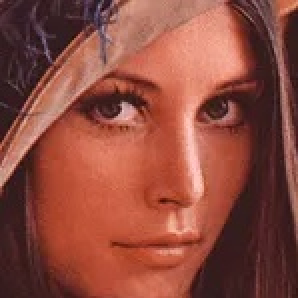
#> input picture 图像处理基础/图像滤波/lenaface.jpg, 149 x 149 px (shown 2 times larger)
$ jupyter execute practice.ipynb
#> lines starting #> are read from the running program, lines starting #| are printed output that depends on the picture; long printed decimals are rounded
### utils.py
"""
utils.py — 教程通用基础设施

设计原则：本文件只提供"基础设施"，**不包含任何算法实现**。
所有算法都必须保留在各章 Notebook 中手写实现，utils 仅负责：

1. 中文路径兼容的图像读写（Windows 下 cv2.imread 遇到中文路径会返回 None）
2. 中文字体配置（matplotlib 默认字体无法显示中文）
3. 随机种子固定（保证含 RANSAC / 噪声的章节结果可复现）
4. 图像与直方图的可视化辅助（仅做显示，不参与任何计算）
5. 手写实现 vs 参考实现的数值对比报告

被各章 Notebook 通过 `from utils import ...` 使用。
"""

from __future__ import annotations

import os
import random
from typing import Iterable, Sequence

import cv2
import numpy as np
import matplotlib
import matplotlib.pyplot as plt


# --------------------------------------------------------------------------- #
# 1. 中文路径兼容的图像读写
# --------------------------------------------------------------------------- #

def cv_imread(path: str, flags: int = cv2.IMREAD_COLOR) -> np.ndarray | None:
    """读取图像，兼容中文/Unicode 路径。

    Windows 下 `cv2.imread` 使用 ANSI 编码打开文件，路径含中文时会静默返回 None。
    这里改用 `np.fromfile` + `cv2.imdecode` 绕开该限制。

    参数:
        path: 图像路径（可含中文）
        flags: OpenCV 读取标志，如 cv2.IMREAD_COLOR / cv2.IMREAD_GRAYSCALE

    返回:
        图像数组；读取失败时返回 None
    """
    if not os.path.exists(path):
        return None
    try:
        buffer = np.fromfile(path, dtype=np.uint8)
        if buffer.size == 0:
            return None
        return cv2.imdecode(buffer, flags)
    except Exception:
        return None


def cv_imwrite(path: str, image: np.ndarray) -> bool:
    """保存图像，兼容中文/Unicode 路径。

    参数:
        path: 输出路径（可含中文）
        image: 待保存的图像数组

    返回:
        是否保存成功
    """
    try:
        directory = os.path.dirname(os.path.abspath(path))
        if directory:
            os.makedirs(directory, exist_ok=True)
        ext = os.path.splitext(path)[1] or ".jpg"
        ok, buffer = cv2.imencode(ext, image)
        if not ok:
            return False
        buffer.tofile(path)
        return True
    except Exception:
        return False


# --------------------------------------------------------------------------- #
# 2. 中文字体与随机种子
# --------------------------------------------------------------------------- #

def setup_plot_chinese() -> None:
    """配置 matplotlib 以正常显示中文与负号。

    预置字体：SimHei（黑体）、Microsoft YaHei（微软雅黑）等，
    按可用性依次回退，避免中文显示为方框。
    """
    plt.rcParams["font.sans-serif"] = [
        "SimHei",
        "Microsoft YaHei",
        "Noto Sans CJK SC",
        "WenQuanYi Micro Hei",
        "PingFang SC",
        "DejaVu Sans",
    ]
    plt.rcParams["axes.unicode_minus"] = False


def set_random_seed(seed: int = 42) -> None:
    """固定所有随机源，保证含随机采样的章节（RANSAC 等）结果可复现。"""
    random.seed(seed)
    np.random.seed(seed)
    os.environ["PYTHONHASHSEED"] = str(seed)


# --------------------------------------------------------------------------- #
# 3. 可视化辅助（只负责显示，不参与计算）
# --------------------------------------------------------------------------- #

def _as_list(value) -> list:
    """把标量或序列统一成 list，便于同时兼容单值与多值参数。"""
    if value is None:
        return []
    if isinstance(value, (list, tuple)):
        return list(value)
    return [value]


def _to_displayable(image: np.ndarray) -> np.ndarray:
    """把任意数值范围的图像整理成 matplotlib 可显示的形态。

    - 三通道按 BGR 处理并转成 RGB（OpenCV 约定）
    - 单通道保持灰度
    - 浮点数据若超出 [0,1] 则线性拉伸到 [0,255]
    """
    if image is None:
        return np.zeros((10, 10), dtype=np.uint8)

    if image.dtype == bool:
        image = image.astype(np.uint8) * 255

    if np.issubdtype(image.dtype, np.floating):
        arr = image.astype(np.float64)
        if arr.size and arr.max() <= 1.0 + 1e-6 and arr.min() >= -1e-6:
            arr = arr * 255.0
        elif arr.size and (arr.min() < 0 or arr.max() > 255):
            span = arr.max() - arr.min()
            arr = (arr - arr.min()) / span * 255.0 if span > 1e-12 else np.zeros_like(arr)
        image = np.clip(arr, 0, 255).astype(np.uint8)

    if image.ndim == 3:
        if image.shape[2] == 4:
            image = cv2.cvtColor(image, cv2.COLOR_BGRA2BGR)
        if image.shape[2] == 3:
            image = cv2.cvtColor(image, cv2.COLOR_BGR2RGB)
    return image


def show_images(
    images: Sequence[np.ndarray],
    titles: Sequence[str] | str | None = None,
    cmap: str | None = None,
    suptitle: str | None = None,
    show_info: bool = False,
    figsize: tuple | None = None,
    ncols: int | None = None,
    padding: float = 1.2,
) -> None:
    """并排显示多张图像。

    参数:
        images:   图像列表
        titles:   标题（字符串或与图像等长的列表）
        cmap:     灰度显示时使用的色图，如 "gray"
        suptitle: 总标题
        show_info: 是否在标题下标注 shape / dtype / 均值
        figsize:  画布尺寸
        ncols:    列数（默认全部排成一行）
        padding:  子图间距
    """
    images = list(images)
    if not images:
        return

    n = len(images)
    titles = _as_list(titles)
    col = ncols or n
    row = int(np.ceil(n / col))
    if figsize is None:
        figsize = (4.2 * col, 3.6 * row)

    fig, axes = plt.subplots(row, col, figsize=figsize, squeeze=False)
    for i in range(row * col):
        ax = axes[i // col][i % col]
        if i >= n:
            ax.axis("off")
            continue
        disp = _to_displayable(images[i])
        if disp.ndim == 3:
            ax.imshow(disp)
        else:
            ax.imshow(disp, cmap=cmap or "gray", vmin=0, vmax=255)
        ax.axis("off")
        if i < len(titles):
            ax.set_title(str(titles[i]), fontsize=11)
        if show_info:
            arr = np.asarray(images[i])
            ax.set_xlabel(
                f"shape={arr.shape} dtype={arr.dtype} mean={arr.mean():.2f}",
                fontsize=8,
            )

    if suptitle:
        fig.suptitle(suptitle, fontsize=13)
    # 中文字体缺失的字符（如 ↔）会产生 UserWarning，这里静默处理
    with matplotlib.rc_context({"font.sans-serif": plt.rcParams["font.sans-serif"]}):
        import warnings
        with warnings.catch_warnings():
            warnings.simplefilter("ignore")
            plt.tight_layout(pad=padding, h_pad=1.5, w_pad=1.5)
    plt.show()


# [61 lines left out: function show_histogram, not called in this run]


def plot_gaussian_kernel(sigma: float = 1.0, size: int | None = None, figsize=(10, 4)) -> None:
    """显示高斯核的二维热力图与中心截面曲线。

    参数:
        sigma:  高斯核标准差
        size:   核尺寸（默认按 6σ+1 取奇数）
        figsize: 画布尺寸
    """
    if size is None:
        size = int(2 * np.ceil(3 * sigma) + 1)
    if size % 2 == 0:
        size += 1

    ax_1d = np.arange(size) - size // 2
    gauss_1d = np.exp(-(ax_1d ** 2) / (2 * sigma ** 2))
    gauss_1d /= gauss_1d.sum()
    gauss_2d = np.outer(gauss_1d, gauss_1d)

    fig, axes = plt.subplots(1, 2, figsize=figsize)
    im = axes[0].imshow(gauss_2d, cmap="viridis")
    axes[0].set_title(f"高斯核（size={size}, sigma={sigma}）")
    axes[0].set_xlabel("列")
    axes[0].set_ylabel("行")
    fig.colorbar(im, ax=axes[0], fraction=0.046)

    axes[1].plot(ax_1d, gauss_1d, marker="o", color="#e67e22")
    axes[1].set_title("中心截面的 1D 高斯（已归一化）")
    axes[1].set_xlabel("距中心偏移")
    axes[1].set_ylabel("权重")
    axes[1].grid(alpha=0.3)

    import warnings
    with warnings.catch_warnings():
        warnings.simplefilter("ignore")
        plt.tight_layout()
    plt.show()


# [23 lines left out: function plot_gamma_curve, not called in this run]


# --------------------------------------------------------------------------- #
# 4. 手写实现 vs 参考实现的数值对比
# --------------------------------------------------------------------------- #

def compare_results(
    manual: np.ndarray,
    reference: np.ndarray,
    name: str = "结果",
    mae_good: float = 1.0,
    max_good: float = 2.0,
) -> dict:
    """比较手写实现与参考实现的数值差异，并打印报告。

    参数:
        manual:    手写实现结果
        reference: 参考实现（如 OpenCV）结果
        name:      报告标题中显示的对比名称
        mae_good:  MAE 达到该值以内视为"优秀"
        max_good:  最大绝对误差达到该值以内视为"优秀"

    返回:
        含 mae / rmse / max 的字典
    """
    a = np.asarray(manual, dtype=np.float64)
    b = np.asarray(reference, dtype=np.float64)

    if a.shape != b.shape:
        print(f"  ⚠️ 形状不一致：手写 {a.shape} vs 参考 {b.shape}")
        diff = np.abs(a.reshape(-1)[: min(a.size, b.size)] -
                      b.reshape(-1)[: min(a.size, b.size)])
    else:
        diff = np.abs(a - b)

    mae = float(diff.mean()) if diff.size else 0.0
    rmse = float(np.sqrt((diff ** 2).mean())) if diff.size else 0.0
    max_err = float(diff.max()) if diff.size else 0.0

    def verdict(value: float, threshold: float) -> str:
        if value <= threshold * 0.5:
            return "✅ 优秀"
        if value <= threshold:
            return "✅ 合格"
        return "⚠️ 偏差偏大"

    print("=" * 62)
    print(f"  🔍 【{name}】手写实现 vs 参考实现 数值对比报告")
    print("=" * 62)
    print(f"  MAE  平均绝对误差  = {mae:.6f}    {verdict(mae, mae_good)}")
    print(f"  RMSE 均方根误差    = {rmse:.6f}    {verdict(rmse, mae_good)}")
    print(f"  Max  最大绝对误差  = {max_err:.6f}    {verdict(max_err, max_good)}")
    print("=" * 62)
    if mae <= mae_good:
        print("  🎉 恭喜！误差仅来自 uint8 取整，手写实现与参考实现基本一致。")
    else:
        print("  💡 提示：请检查归一化范围、通道顺序（BGR/RGB）与裁剪取整方式。")
    print("=" * 62)

    return {"mae": mae, "rmse": rmse, "max": max_err}

### 图像处理基础/图像滤波/practice.ipynb
# 第4章：图像滤波

## 编程实践：手写高斯滤波与双边滤波

| 项目 | 说明 |
|------|------|
| 输入图片 | `lenaface.jpg`（RGB，来自 Hands-on-CV（上海交通大学《动手学习计算机视觉》）参考资料第 3 章） |
| 手写核心 | 高斯核生成、二维高斯滤波、双边滤波 |
| 允许调用 | 仅 `cv_imread` / `cv_imwrite` 图像读写 |
| 对比验证 | 与 OpenCV `cv2.GaussianBlur` / `cv2.bilateralFilter` 做数值误差对比 |

## 一、学习目标

### 📖 学完本章，你应能回答这些问题：
1. **什么是空间域滤波？** 为什么对每个像素要"拉上它周围的邻居一起算"？
2. **高斯滤波器**的公式、核形状、sigma 参数的作用，并能手写实现。
3. **双边滤波器**相比高斯滤波多了什么？为什么它能"保边去噪"？
4. 理解**边界填充**、**核归一化**、**可分离性**三个工程细节。

### 🎯 什么是"滤波"？——零基础秒懂

**滤波 = 对每个像素，结合它周围邻域的像素，重新算一个新值。**

想象你在看一幅布满"雪花点"的照片。
- 如果你用手把照片**轻微揉模糊**，雪花点会变少，但画面细节也糊了——这就是**高斯滤波**（低通）。
- 如果你能"聪明地"只在颜色相近的区域里揉，而遇到明显的边界（比如人脸轮廓）就停手——这就是**双边滤波**（保边去噪）。

**数学形式（空间域线性滤波 = 二维卷积）：**

$$
I_{out}[y, x] = \sum_{dy=-k}^{k} \sum_{dx=-k}^{k} \; w[dy+k, dx+k] \times I_{in}[y+dy, x+dx]
$$

其中 $w$ 就是**卷积核（Kernel / Filter）**——一个小小的奇数尺寸权重矩阵（如 3×3、5×5）。

---

### 高斯滤波

高斯核由**二维高斯函数**生成（"中间大、四周小"的钟形曲面），然后与图像做卷积：

$$
G(x, y) = \frac{1}{2\pi\sigma^2} \exp\left( -\frac{x^2 + y^2}{2\sigma^2} \right)
$$

| 参数 | 影响 |
|------|------|
| $\sigma$（标准差） | 越大 → 钟形越"胖" → 滤波越强、图像越模糊 |
| 核窗口大小 | 通常取 $\mathrm{size} = \lceil 6\sigma \rceil$ 并保证为奇数（覆盖 ±3σ，权重已接近 0） |

> ⚠️ **必须注意**：高斯核的所有权重加起来必须等于 **1**（归一化）。
> 如果不归一化，图像的整体亮度会变亮或变暗。

高斯滤波是**线性低通滤波**——它不区分"噪声"和"边缘"，对所有高频成分一刀切，所以**边缘也会被模糊**。

---

### 双边滤波

在高斯滤波的"空间距离权重"基础上，**再乘一个"像素值相似度权重"**：

$$
w(p, q) = \underbrace{\exp\left( -\frac{\|p-q\|^2}{2\sigma_{space}^2} \right)}_{\text{空间权重：远亲不如近邻}}
\;\times\;
\underbrace{\exp\left( -\frac{\|I(p)-I(q)\|^2}{2\sigma_{range}^2} \right)}_{\text{灰度权重：非我族类其心必异}}
$$

| 参数 | 影响 |
|------|------|
| $\sigma_{space}$ | 控制**多远的邻居**会被纳入计算（越大平滑范围越大） |
| $\sigma_{range}$ | 控制**多大的灰度差**会被认为是"不同区域"（越大保边能力越弱） |

**双边滤波的超能力：保边去噪**
- 平坦区域：灰度差都很小 → 两个权重都起作用 → 等效于高斯滤波，噪声被平滑；
- 强边缘两侧：灰度差很大 → 灰度权重趋近于 0 → 对面的像素不会被拉进来平均 → 边缘被保留。

[cell 1]
import sys
from pathlib import Path

# 向上查找项目根目录（含 utils.py），并加入 sys.path
ROOT = Path.cwd().resolve()
while not (ROOT / "utils.py").exists():
    if ROOT.parent == ROOT:
        raise FileNotFoundError("未找到项目根目录 utils.py")
    ROOT = ROOT.parent
sys.path.insert(0, str(ROOT))

import numpy as np
import cv2
import matplotlib.pyplot as plt

from utils import cv_imread, cv_imwrite, set_random_seed, setup_plot_chinese, show_images, compare_results, plot_gaussian_kernel

setup_plot_chinese()
set_random_seed(42)
print(f"OpenCV 版本: {cv2.__version__}")
print(f"当前工作目录: {Path.cwd()}")
print("✅ 工具函数导入成功！")

[cell 2]
# ---------- 零基础直观图：不同 sigma 的高斯核长什么样 ----------
print("=" * 60)
print("🔍 小 sigma（σ=0.8）：核'尖瘦'，只关注非常近的邻居（轻微模糊）")
print("=" * 60)
plot_gaussian_kernel(sigma=0.8)
#> in plot_gaussian_kernel, `plt.show()`:
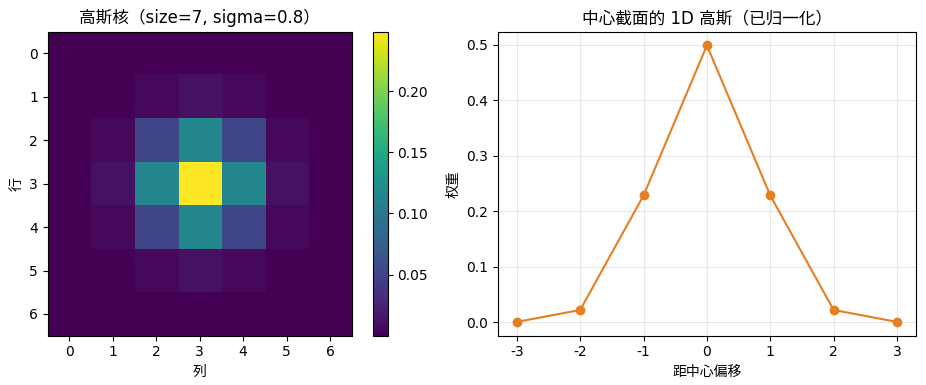
#> figure drawn by matplotlib, 3 panels

print("=" * 60)
print("🔍 大 sigma（σ=1.5）：核'矮胖'，覆盖范围更广（更强模糊）")
print("=" * 60)
plot_gaussian_kernel(sigma=1.5)
#> call 2 of plot_gaussian_kernel, with sigma = 1.5, figsize = (10, 4)
#> in plot_gaussian_kernel (call 2), `plt.show()`:
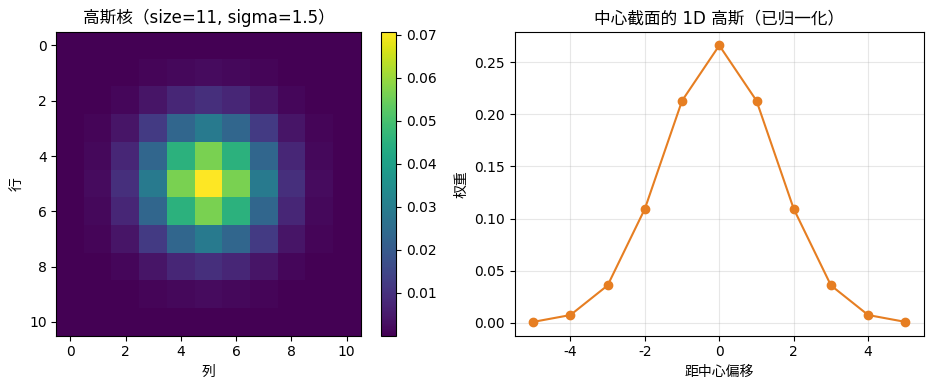
#> figure drawn by matplotlib, 3 panels; panel 2: curve peaks at x = 0, y = 0.266

## 二、手写约束清单

- ✅ 允许：`cv_imread` / `cv_imwrite`；Python 循环与算术；`np.zeros` 开辟空间。
- ❌ 禁止：`cv2.GaussianBlur` / `cv2.bilateralFilter` / `cv2.filter2D` 用于实现（仅可用于对比验证）。
- ✅ 可视化：`matplotlib` 仅用于显示。
- 边界：本页统一使用**零填充（zero padding）**，对比验证时只比较图像内部区域。

[cell 3]
def gaussian_kernel_manual(size, sigma):
    """手写二维高斯核。size 为奇数边长，sigma 为标准差。"""
    kernel = np.zeros((size, size), dtype=np.float64)
    center = size // 2
    s2 = 2.0 * sigma * sigma
    total = 0.0
    for i in range(size):
        for j in range(size):
            x = i - center
            y = j - center
            kernel[i, j] = np.exp(-(x * x + y * y) / s2) / (np.pi * s2)
            total += kernel[i, j]
    return kernel / total


def gaussian_blur_manual(image, sigma, kernel_size=5):
    """手写二维高斯滤波（零填充，支持灰度与彩色图）。"""
    kernel = gaussian_kernel_manual(kernel_size, sigma)
    pad = kernel_size // 2
    if image.ndim == 2:
        h, w = image.shape
        padded = np.zeros((h + 2 * pad, w + 2 * pad), dtype=np.float64)
        padded[pad:pad + h, pad:pad + w] = image.astype(np.float64)
        out = np.zeros((h, w), dtype=np.float64)
        for y in range(h):
            for x in range(w):
                acc = 0.0
                for ky in range(kernel_size):
                    for kx in range(kernel_size):
                        acc += padded[y + ky, x + kx] * kernel[ky, kx]
                out[y, x] = acc
        return np.clip(out, 0, 255).astype(np.uint8)

    h, w, c = image.shape
    padded = np.zeros((h + 2 * pad, w + 2 * pad, c), dtype=np.float64)
    padded[pad:pad + h, pad:pad + w, :] = image.astype(np.float64)
    out = np.zeros((h, w, c), dtype=np.float64)
    for y in range(h):
        for x in range(w):
            for ch in range(c):
                acc = 0.0
                for ky in range(kernel_size):
                    for kx in range(kernel_size):
                        acc += padded[y + ky, x + kx, ch] * kernel[ky, kx]
                out[y, x, ch] = acc
    return np.clip(out, 0, 255).astype(np.uint8)


def bilateral_filter_manual(image, sigma_space, sigma_range, kernel_size=5):
    """手写双边滤波（零填充）。"""
    pad = kernel_size // 2
    s2 = 2.0 * sigma_space * sigma_space
    r2 = 2.0 * sigma_range * sigma_range
    center = kernel_size // 2

    if image.ndim == 2:
        h, w = image.shape
        padded = np.zeros((h + 2 * pad, w + 2 * pad), dtype=np.float64)
        padded[pad:pad + h, pad:pad + w] = image.astype(np.float64)
        out = np.zeros((h, w), dtype=np.float64)
        for y in range(h):
            for x in range(w):
                norm = 0.0
                acc = 0.0
                for ky in range(kernel_size):
                    for kx in range(kernel_size):
                        dy, dx = ky - center, kx - center
                        spatial = np.exp(-(dy * dy + dx * dx) / s2)
                        range_w = np.exp(-((padded[y + ky, x + kx] - padded[y + center, x + center]) ** 2) / r2)
                        weight = spatial * range_w
                        acc += padded[y + ky, x + kx] * weight
                        norm += weight
                out[y, x] = acc / (norm + 1e-9)
        return np.clip(out, 0, 255).astype(np.uint8)

    h, w, c = image.shape
    padded = np.zeros((h + 2 * pad, w + 2 * pad, c), dtype=np.float64)
    padded[pad:pad + h, pad:pad + w, :] = image.astype(np.float64)
    out = np.zeros((h, w, c), dtype=np.float64)
    for y in range(h):
        for x in range(w):
            for ch in range(c):
                norm = 0.0
                acc = 0.0
                for ky in range(kernel_size):
                    for kx in range(kernel_size):
                        dy, dx = ky - center, kx - center
                        spatial = np.exp(-(dy * dy + dx * dx) / s2)
                        range_w = np.exp(-((padded[y + ky, x + kx, ch] - padded[y + center, x + center, ch]) ** 2) / r2)
                        weight = spatial * range_w
                        acc += padded[y + ky, x + kx, ch] * weight
                        norm += weight
                out[y, x, ch] = acc / (norm + 1e-9)
    return np.clip(out, 0, 255).astype(np.uint8)


def compare_interior(manual, reference, border, name):
    """只比较去掉 border 边界的内部区域。"""
    a = manual.astype(np.float64)
    b = reference.astype(np.float64)
    if a.ndim == 2:
        a, b = a[border:-border, border:-border], b[border:-border, border:-border]
    else:
        a, b = a[border:-border, border:-border, :], b[border:-border, border:-border, :]
    diff = np.abs(a - b)
    print(f"[{name}] 内部区域对比: MAE={diff.mean():.6f}, RMSE={np.sqrt((diff**2).mean()):.6f}, Max={diff.max():.6f}")

[cell 4]
# 读取彩色图像并手写高斯滤波
img = cv_imread("lenaface.jpg", cv2.IMREAD_COLOR)
#> in cv_imread, returned value is the input picture: shape (149, 149, 3); mean B, G, R 62.4, 74.7, 141.8
assert img is not None, "读取 lenaface.jpg 失败"

sigma, ksize = 1.0, 5
gaussian = gaussian_blur_manual(img, sigma, ksize)
#> in gaussian_blur_manual, `padded[pad:pad + h, pad:pad + w, :] = image.astype(np.float64)`:
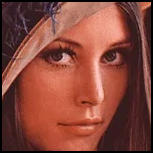
#> padded: shape (153, 153, 3) float64; mean B, G, R 59.2, 70.8, 134.5
#> after the loop in gaussian_blur_manual, `for y in range(h):`:
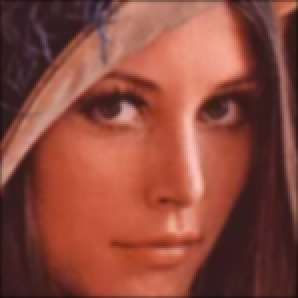
#> out: shape (149, 149, 3) float64 (shown 2 times larger); mean B, G, R 61.9, 74.1, 140.9

# ---------- 与 OpenCV 对比验证 ----------
gaussian_cv = cv2.GaussianBlur(img, (ksize, ksize), sigmaX=sigma)
compare_interior(gaussian, gaussian_cv, border=ksize // 2, name="高斯滤波")
#> in compare_interior, `a, b = a[border:-border, border:-border, :], b[border:-border, border:..`:
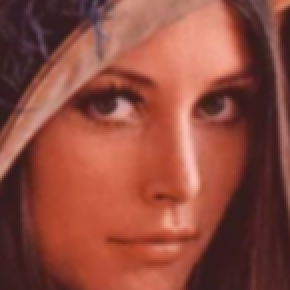
#> a: shape (145, 145, 3) float64 (shown 2 times larger); mean B, G, R 62.4, 75.1, 143.6
#> in compare_interior, `diff = np.abs(a - b)`:
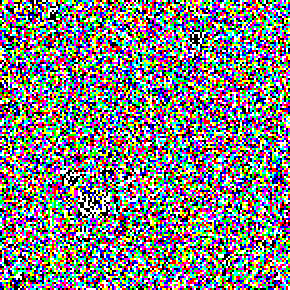
#> diff: shape (145, 145, 3) float64 (shown 2 times larger); mean B, G, R 0.506, 0.501, 0.504
#| [高斯滤波] 内部区域对比: MAE=0.5037, RMSE=0.7097, Max=1.000

cv_imwrite("gaussian_filtered.jpg", gaussian)
#> in cv_imwrite, `ok, buffer = cv2.imencode(ext, image)`: buffer = 7777 values, max 255 at index 0, min 0 at index 4, mean 129.6
show_images([img, gaussian], ["原图", f"高斯滤波 sigma={sigma}"], figsize=(9, 4))
#> in show_images, `images = list(images)`: images = 2 items
#> in show_images, `n = len(images)`: n = 2
#> in show_images, `row = int(np.ceil(n / col))`: row = 1

[cell 5]
# 手写双边滤波
sigma_space, sigma_range, ksize = 20.0, 40.0, 5
bilateral = bilateral_filter_manual(img, sigma_space, sigma_range, ksize)

# ---------- 与 OpenCV 对比验证 ----------
bilateral_cv = cv2.bilateralFilter(img, ksize, sigma_range, sigma_space)
compare_interior(bilateral, bilateral_cv, border=ksize // 2, name="双边滤波")
#> call 2 of compare_interior, with border = 2, name = '双边滤波'
#> in compare_interior (call 2), `a, b = a[border:-border, border:-border, :], b[border:-border, border:..`:
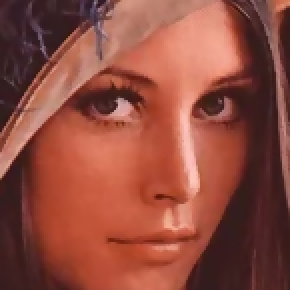
#> b: shape (145, 145, 3) float64 (shown 2 times larger); mean B, G, R 62.9, 75.6, 144.1
#| [双边滤波] 内部区域对比: MAE=2.755, RMSE=4.662, Max=41.000
#> (the rest of the program and of its run is left out)
